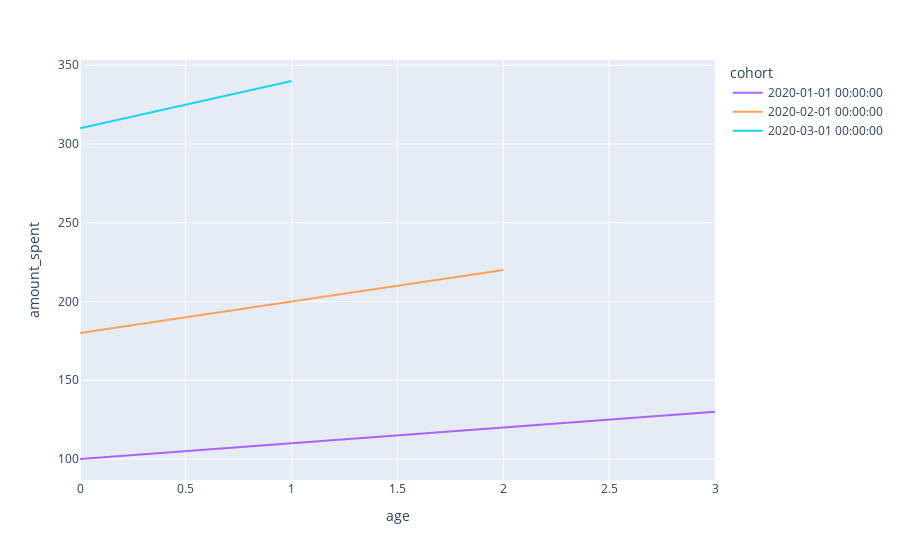

Notebook code cell kept with this figure:
### Code cell
px.line(cohort_trans_log,
        x="age",
        y="amount_spent",
        color="cohort")

### Figure 1 — Plotly figure (JSON) as saved in the notebook; plotly's stock layout.template omitted (floating-point values rounded to 4 significant figures)
{"data": [{"hovertemplate": "cohort=2020-01-01 00:00:00<br>age=%{x}<br>amount_spent=%{y}<extra></extra>", "legendgroup": "2020-01-01 00:00:00", "line": {"color": "#ab63fa", "dash": "solid"}, "mode": "lines", "name": "2020-01-01 00:00:00", "orientation": "v", "showlegend": true, "type": "scatter", "x": [0, 1, 2, 3], "xaxis": "x", "y": [100, 110, 120, 130], "yaxis": "y"}, {"hovertemplate": "cohort=2020-02-01 00:00:00<br>age=%{x}<br>amount_spent=%{y}<extra></extra>", "legendgroup": "2020-02-01 00:00:00", "line": {"color": "#FFA15A", "dash": "solid"}, "mode": "lines", "name": "2020-02-01 00:00:00", "orientation": "v", "showlegend": true, "type": "scatter", "x": [0, 1, 2], "xaxis": "x", "y": [180, 200, 220], "yaxis": "y"}, {"hovertemplate": "cohort=2020-03-01 00:00:00<br>age=%{x}<br>amount_spent=%{y}<extra></extra>", "legendgroup": "2020-03-01 00:00:00", "line": {"color": "#19d3f3", "dash": "solid"}, "mode": "lines", "name": "2020-03-01 00:00:00", "orientation": "v", "showlegend": true, "type": "scatter", "x": [0, 1], "xaxis": "x", "y": [310, 340], "yaxis": "y"}], "layout": {"legend": {"title": {"text": "cohort"}, "tracegroupgap": 0}, "margin": {"t": 60}, "xaxis": {"anchor": "y", "domain": [0, 1], "title": {"text": "age"}}, "yaxis": {"anchor": "x", "domain": [0, 1], "title": {"text": "amount_spent"}}}}
